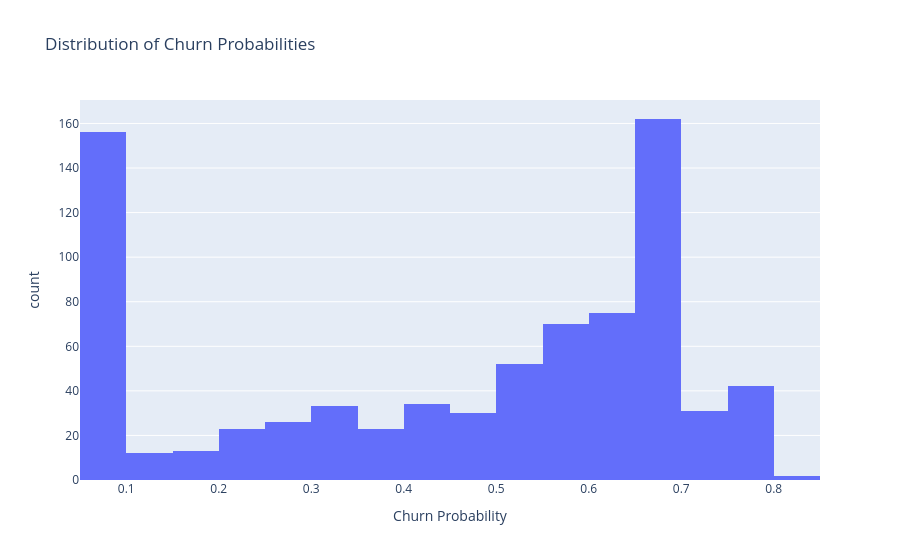

This figure's notebook cell:
### Code cell
# Plot 3: Churn probability distribution
fig3 = px.histogram(
    risk_table,
    x='ChurnProbability',
    nbins=30,
    title='Distribution of Churn Probabilities',
    labels={'ChurnProbability': 'Churn Probability'}
)
fig3.show()

### Figure 1 — Plotly figure (JSON) as saved in the notebook; plotly's stock layout.template omitted (floating-point values rounded to 4 significant figures; data arrays with more than 128 entries replaced by an {"elided": "..."} marker saying what was removed)
{"data": [{"bingroup": "x", "hovertemplate": "Churn Probability=%{x}<br>count=%{y}<extra></extra>", "legendgroup": "", "marker": {"color": "#636efa", "pattern": {"shape": ""}}, "name": "", "nbinsx": 30, "orientation": "v", "showlegend": false, "type": "histogram", "x": {"elided": "784 float values"}, "xaxis": "x", "yaxis": "y"}], "layout": {"barmode": "relative", "legend": {"tracegroupgap": 0}, "title": {"text": "Distribution of Churn Probabilities"}, "xaxis": {"anchor": "y", "domain": [0, 1], "title": {"text": "Churn Probability"}}, "yaxis": {"anchor": "x", "domain": [0, 1], "title": {"text": "count"}}}}
